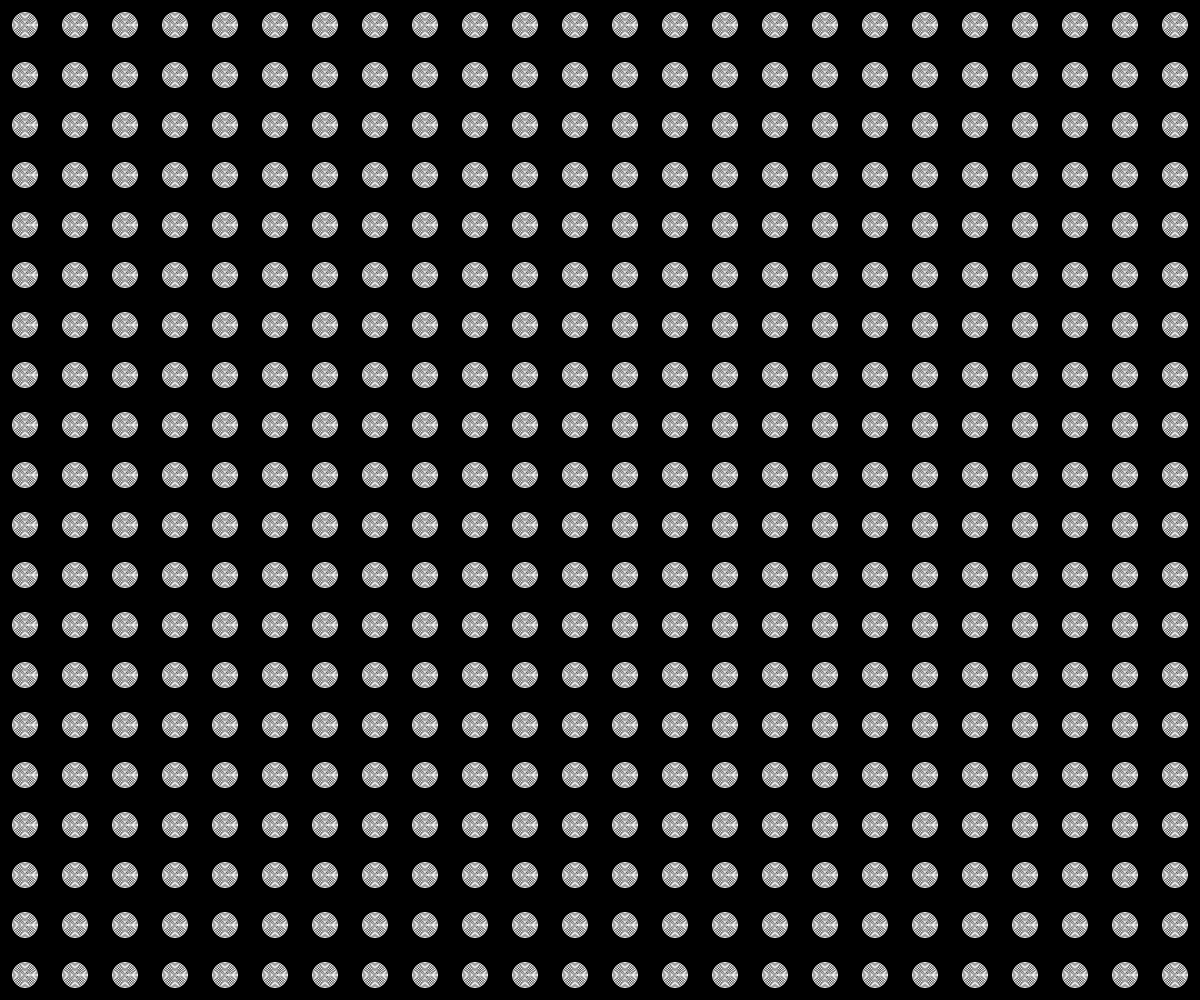
Frame 1 (no input)
Frame 60 (no input): identical to frame 1, image omitted
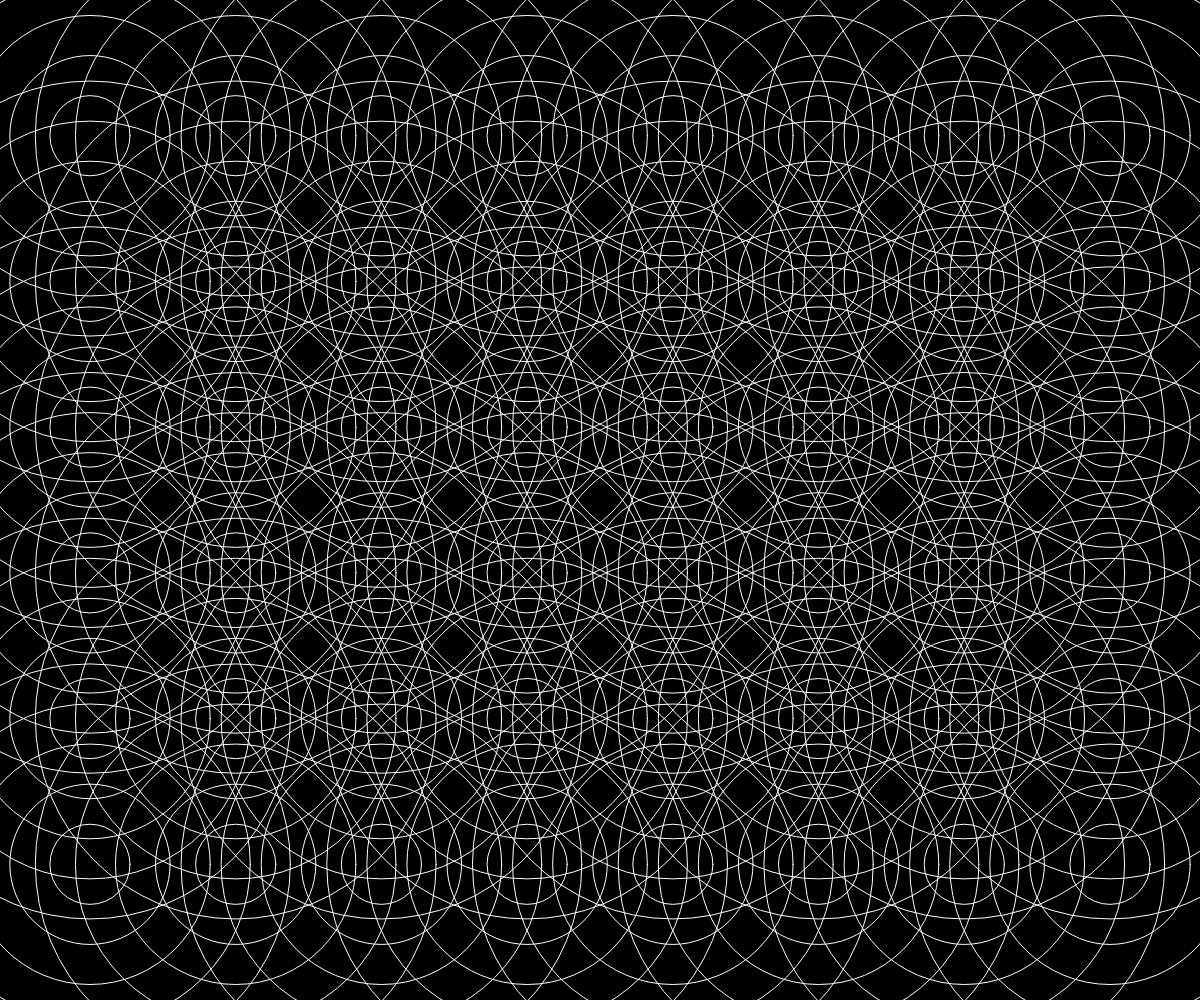
Frame 120 (the mouse pressed at the canvas centre since frame 60)

The p5.js sketch that drew these frames (run headless with seeded random() and noise() and a simulated clock; from frame 60 on, the mouse is pressed at the canvas centre):

// p5.js sketch
// ── sketch.js
let slotSize = 50;
let marginX;
let marginY;
let niteration = 10;

function setup() {

    createCanvas(windowWidth, windowHeight);
    background(180);

    pixelDensity(1);

    marginX = windowWidth - int((windowWidth / slotSize)) * slotSize;
    marginY = windowHeight - int((windowHeight / slotSize)) * slotSize;

}


function draw() {

    background(0)
    noFill();
    stroke(255)
    for (let i = marginX / 2 + slotSize / 2; i < width - marginX / 2; i += slotSize) {
        for (let j = marginY / 2 + slotSize / 2; j < height - marginY / 2; j += slotSize) {
            for (let k = slotSize; k > 0; k = k - slotSize/niteration) {
                let s = map(mouseX, 0, width, 0.5, 5)
                ellipse(i , j , k *s, k*s);
            }
        }
    }
}

function mousePressed() {
    slotSize = random(10, 200)
     niteration = int(random(2, 20))
    marginX = windowWidth - int((windowWidth / slotSize)) * slotSize;
    marginY = windowHeight - int((windowHeight / slotSize)) * slotSize;
}


function windowResized() {
    resizeCanvas(windowWidth, windowHeight);
    marginX = windowWidth - int((windowWidth / slotSize)) * slotSize;
    marginY = windowHeight - int((windowHeight / slotSize)) * slotSize;
}
